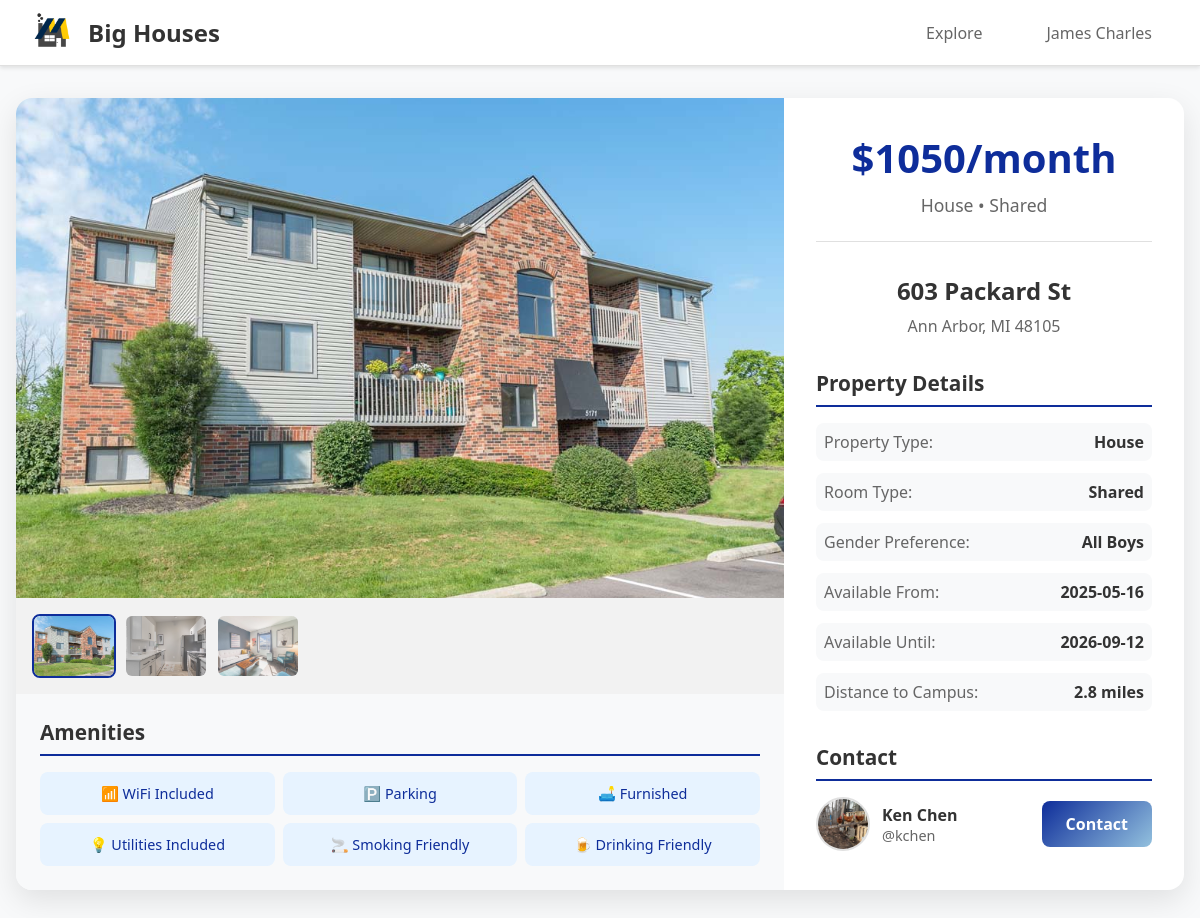
The page /posts/6/ (signed in) on the database its author committed.
### tables this page shows
CREATE TABLE images (
    image_id INTEGER PRIMARY KEY,
    housing_id INT,
    img_url    VARCHAR(255),
    img_order  INT, 
    FOREIGN KEY (housing_id) REFERENCES posts(housing_id)
);

CREATE TABLE posts (
    housing_id      INT PRIMARY KEY,
    contact_student_uniqname VARCHAR(10),
    street_address  VARCHAR(255),
    city            VARCHAR(100),
    state           VARCHAR(50),
    zip_code        VARCHAR(20),
    latitude        DECIMAL(9,6),
    longitude       DECIMAL(9,6),
    monthly_rent    DECIMAL(10,2),
    house_type      VARCHAR(50),   -- Apartment, Dorm, House, Townhouse
    room_type       VARCHAR(50),   -- Studio, 1BR, 2BR, Shared
    gender          VARCHAR(50),   -- All Girls, All Boys, Mixed
    availability_start DATE,
    availability_end   DATE,
    distance_to_campus DECIMAL(5,2),
    wifi_included           BOOLEAN,
    laundry         BOOLEAN,
    parking         BOOLEAN,
    pets_allowed    BOOLEAN,
    furnished       BOOLEAN,
    weed_friendly   BOOLEAN, 
    smoking_friendly BOOLEAN,
    drinking_friendly   BOOLEAN,
    air_conditioning BOOLEAN,
    heating BOOLEAN, 
    utilities_included BOOLEAN,
    distance_from_campus FLOAT, 
    FOREIGN KEY (contact_student_uniqname) REFERENCES users(uniqname)
);

CREATE TABLE users (
    uniqname          VARCHAR(10) PRIMARY KEY,
    gender            VARCHAR(10), -- M/F/Other
    name              VARCHAR(100),
    phone_number      VARCHAR(20),
    budget            DECIMAL(10,2),
    preferred_location VARCHAR(100), -- not used!
    house_type_pref   VARCHAR(50),   -- Apartment, Dorm, House, Townhouse
    room_type_pref    VARCHAR(50),   -- Studio, 1BR, Shared, etc.
    move_in_date      DATE, -- Month/Year
    move_out_date     DATE, -- Month/Year
    grad_month        INT,
    grad_year         INT,
    password          VARCHAR(20),
    img_url           VARCHAR(100), 
    car               INT
);

### bigHouses/views/post.py (the view)
@bigHouses.app.route('/posts/<housing_id>/')
def show_post(housing_id):
    connection = bigHouses.model.get_db()
    if 'username' not in flask.session:
        return flask.redirect('/accounts/login/')
    logname = flask.session.get('username')
    post_info = connection.execute(
        "SELECT * "
        "FROM posts "
        "WHERE housing_id = ? ",
        (housing_id, )
    ).fetchone()
    if post_info is None:
        flask.abort(404)
    images = connection.execute(
        "SELECT img_url, img_order "
        "FROM images "
        "WHERE housing_id = ? "
        "ORDER BY img_order ASC",
        (housing_id, )
    ).fetchall()
    contact_info = connection.execute(
        "SELECT name, img_url "
        "FROM users "
        "WHERE uniqname = ?",
        (post_info['contact_student_uniqname'], )
    ).fetchone()
    post_dict = dict(post_info)
    post_dict['images'] = images
    post_dict['contact_name'] = contact_info['name'] if contact_info else None
    post_dict['contact_img_url'] = contact_info['img_url'] if contact_info else None
    context = {"logname": logname, "post": post_dict}
    return flask.render_template("post.html", **context)

### bigHouses/model.py (called while the page is built)
def dict_factory(cursor, row):
    return {col[0]: row[idx] for idx, col in enumerate(cursor.description)}

def get_db():
    if 'sqlite_db' not in flask.g:
        db_filename = bigHouses.app.config['DATABASE_FILENAME']
        flask.g.sqlite_db = sqlite3.connect(str(db_filename))
        flask.g.sqlite_db.row_factory = dict_factory
        flask.g.sqlite_db.execute("PRAGMA foreign_keys = ON")
    return flask.g.sqlite_db

### bigHouses/templates/post.html (shortened to what this page needs)
<!DOCTYPE html>
<html lang="en">
<head>
    <link rel="stylesheet" href="{{ url_for('static', filename='css/style.css') }}">
</head>
<body>
    <header class="header">
        <div class="header-left">
            <a href="/"> <img src="{{ url_for('static', filename='images/logo.png') }}" alt="Logo"> </a>
            <h2>Big Houses</h2>
        </div>
        <div class="header-right">
            <a href="/explore/" class="nav-link">Explore</a>
            <a href="/users/{{ logname }}/" class="nav-link">{{ logname }}</a>
        </div>
    </header>
    <main class="housing-detail-container">
        <div class="housing-detail-card">
            <div class="left-column">
                <div class="image-gallery">
                    {% if post.images %}
                        <div class="main-image">
                            <img src="/uploads/{{ post.images[0].img_url }}" alt="Property image" id="mainImage">
                        </div>
                        {% if post.images|length > 1 %}
                            <div class="thumbnail-strip">
                                {% for image in post.images %}
                                    <img src="/uploads/{{ image.img_url }}" alt="Property thumbnail"
                                         class="thumbnail {% if loop.index0 == 0 %}active{% endif %}"
                                         onclick="changeMainImage('{{ image.img_url }}', this)">
                                {% endfor %}
                            </div>
                        {% endif %}
                    {% else %}
                        <div class="no-images">
                            <p>No images available</p>
                        </div>
                    {% endif %}
                </div>
                <div class="amenities-section">
                    <h3>Amenities</h3>
                    <div class="amenities-grid">
                        {% if post.wifi_included %}
                            <div class="amenity">📶 WiFi Included</div>
                        {% endif %}
                        {% if post.parking %}
                            <div class="amenity">🅿️ Parking</div>
                        {% endif %}
                        {% if post.furnished %}
                            <div class="amenity">🛋️ Furnished</div>
                        {% endif %}
                        {% if post.utilities_included %}
                            <div class="amenity">💡 Utilities Included</div>
                        {% endif %}
                        {% if post.smoking_friendly %}
                            <div class="amenity">🚬 Smoking Friendly</div>
                        {% endif %}
                        {% if post.drinking_friendly %}
                            <div class="amenity">🍺 Drinking Friendly</div>
                        {% endif %}
                    </div>
                </div>
            </div>
            <div class="housing-info">
                <div class="price-section">
                    <h1 class="price">${{ "%.0f"|format(post.monthly_rent) }}/month</h1>
                    <div class="property-type">{{ post.house_type }} • {{ post.room_type }}</div>
                </div>
                <div class="address-section">
                    <h2 class="address">{{ post.street_address }}</h2>
                    <p class="location">{{ post.city }}, {{ post.state }} {{ post.zip_code }}</p>
                </div>
                <div class="property-details">
                    <h3>Property Details</h3>
                    <div class="details-grid">
                        <div class="detail-item">
                            <span class="label">Property Type:</span>
                            <span class="value">{{ post.house_type }}</span>
                        </div>
                        <div class="detail-item">
                            <span class="label">Room Type:</span>
                            <span class="value">{{ post.room_type }}</span>
                        </div>
                        {% if post.gender %}
                        <div class="detail-item">
                            <span class="label">Gender Preference:</span>
                            <span class="value">{{ post.gender }}</span>
                        </div>
                        {% endif %}
                        {% if post.availability_start %}
                        <div class="detail-item">
                            <span class="label">Available From:</span>
                            <span class="value">{{ post.availability_start }}</span>
                        </div>
                        {% endif %}
                        {% if post.availability_end %}
                        <div class="detail-item">
                            <span class="label">Available Until:</span>
                            <span class="value">{{ post.availability_end }}</span>
                        </div>
                        {% endif %}
                        {% if post.distance_from_campus %}
                        <div class="detail-item">
                            <span class="label">Distance to Campus:</span>
                            <span class="value">{{ "%.1f"|format(post.distance_from_campus) }} miles</span>
                        </div>
                        {% endif %}
                    </div>
                </div>
                <div class="contact-section">
                    <h3>Contact</h3>
                    <div class="contact-info">
                        <a href="/users/{{ post.contact_student_uniqname }}/" class="contact-profile">
                            <img src="{{ url_for('uploaded_file', filename=post.contact_img_url) }}" alt="Contact profile" class="contact-avatar">
                            <div class="contact-details">
                                <div class="contact-name">{{ post.contact_name or post.contact_student_uniqname }}</div>
                                <div class="contact-username">@{{ post.contact_student_uniqname }}</div>
                            </div>
                        </a>
                        <a href="/users/{{ post.contact_student_uniqname }}/" class="contact-btn">Contact</a>
                    </div>
                </div>
            </div>
        </div>
    </main>
</body>
</html>

### bigHouses/static/css/style.css (style rules this page uses)
.header { height: 65px; display: flex; align-items: center; justify-content: space-between; padding: 0 2rem; background-color: #fff; border-bottom: 1px solid #e0e0e0; box-shadow: 0 2px 4px rgba(0, 0, 0, 0.1); }
.header-left { display: flex; align-items: center; gap: 1rem; }
.header-left img { height: 2.5rem; width: auto; }
.header-left h2 { margin: 0; color: #333; font-size: 1.5rem; font-weight: 600; }
.header-right { display: flex; align-items: center; gap: 2rem; }
.nav-link { text-decoration: none; color: #666; font-weight: 500; font-size: 1rem; padding: 0.5rem 1rem; border-radius: 0.5rem; transition: all 0.3s ease; }
.housing-detail-container { max-width: 1200px; margin: 2rem auto; padding: 0 1rem; }
.housing-detail-card { background: white; border-radius: 1rem; box-shadow: 0 10px 30px rgba(0, 0, 0, 0.1); overflow: hidden; display: grid; grid-template-columns: 1fr 400px; gap: 0; }
.left-column { display: flex; flex-direction: column; }
.image-gallery { position: relative; flex-shrink: 0; }
.main-image { width: 100%; height: 500px; overflow: hidden; }
.main-image img { width: 100%; height: 100%; object-fit: cover; transition: transform 0.3s ease; }
.thumbnail-strip { display: flex; gap: 0.5rem; padding: 1rem; background: rgba(0, 0, 0, 0.05); overflow-x: auto; }
.thumbnail { width: 80px; height: 60px; object-fit: cover; border-radius: 0.5rem; cursor: pointer; opacity: 0.7; transition: opacity 0.3s ease, transform 0.2s ease; border: 2px solid transparent; }
.thumbnail.active { opacity: 1; border-color: #0E2D9A; }
.housing-info { padding: 2rem; display: flex; flex-direction: column; gap: 2rem; }
.price-section { text-align: center; border-bottom: 1px solid #e0e0e0; padding-bottom: 1.5rem; }
.price { font-size: 2.5rem; font-weight: 700; color: #0E2D9A; margin: 0 0 0.5rem 0; }
.property-type { color: #666; font-size: 1.1rem; font-weight: 500; }
.address-section { text-align: center; }
.address { font-size: 1.5rem; font-weight: 600; color: #333; margin: 0 0 0.5rem 0; }
.location { color: #666; font-size: 1rem; margin: 0; }
.property-details h3, .amenities-section h3, .contact-section h3 { color: #333; font-size: 1.3rem; font-weight: 600; margin: 0 0 1rem 0; border-bottom: 2px solid #0E2D9A; padding-bottom: 0.5rem; }
.details-grid { display: grid; gap: 0.75rem; }
.detail-item { display: flex; justify-content: space-between; align-items: center; padding: 0.5rem; background: #f8f9fa; border-radius: 0.5rem; }
.detail-item .label { font-weight: 500; color: #666; }
.detail-item .value { font-weight: 600; color: #333; }
.amenities-section { padding: 1.5rem; background: #f8f9fa; }
.amenities-grid { display: grid; grid-template-columns: repeat(auto-fit, minmax(200px, 1fr)); gap: 0.5rem; }
.amenity { background: #e7f3ff; color: #0E2D9A; padding: 0.75rem; border-radius: 0.5rem; font-weight: 500; text-align: center; font-size: 0.9rem; }
.contact-info { display: flex; align-items: center; gap: 1rem; }
.contact-profile { display: flex; align-items: center; gap: 0.75rem; text-decoration: none; color: inherit; flex: 1; }
.contact-avatar { width: 50px; height: 50px; border-radius: 50%; object-fit: cover; border: 2px solid #e0e0e0; }
.contact-name { font-weight: 600; color: #333; }
.contact-username { color: #666; font-size: 0.9rem; }
.contact-btn { background: linear-gradient(135deg, #0E2D9A 0%, #93C1DE 100%); color: white; border: none; border-radius: 0.5rem; padding: 0.75rem 1.5rem; font-size: 1rem; font-weight: 600; text-decoration: none; transition: transform 0.2s ease; }
body { margin: 0; padding: 0; font-family: 'Segoe UI', Tahoma, Geneva, Verdana, sans-serif; background-color: #f8f9fa; }

### rows shown on the page
images: img_url (picture)
images: img_url (picture)
images: img_url (picture)
posts: monthly_rent "1050", house_type "House", room_type "Shared", street_address "603 Packard St", city "Ann Arbor", state "MI", zip_code "48105", gender "All Boys", availability_start "2025-05-16", availability_end "2026-09-12", distance_from_campus "2.8", contact_student_uniqname "kchen"
users: img_url (picture), name "Ken Chen"

### other values the page prints
{{ logname }} "James Charles"
